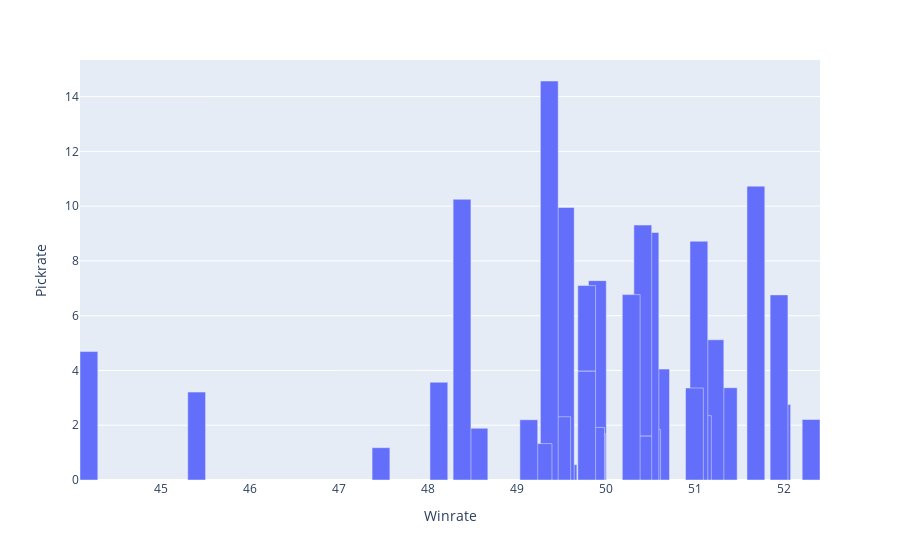

The code cell stored with this chart in its notebook:
### Markdown cell above
### Pareillement que pour la Toplane.

### D'après la courbe, les mages l'emportent sur la lane.

### Code cell
fig = px.bar(data_championMIDV2,x="Winrate", y="Pickrate",hover_data = ['Name'])
fig.update_traces(width=0.2)
fig.show()

### Figure 1 — Plotly figure (JSON) as saved in the notebook; plotly's stock layout.template omitted (floating-point values rounded to 4 significant figures)
{"data": [{"alignmentgroup": "True", "customdata": [["Anivia"], ["Galio"], ["Vex"], ["Syndra"], ["Fizz"], ["Malzahar"], ["Akshan"], ["Zed"], ["Kassadin"], ["Vladimir"], ["Cassiopeia"], ["Yone"], ["Ziggs"], ["Viktor"], ["Ahri"], ["Katarina"], ["Neeko"], ["Orianna"], ["Veigar"], ["Zoe"], ["Aurelion Sol"], ["Yasuo"], ["Qiyana"], ["Sylas"], ["Annie"], ["Lissandra"], ["Twisted Fate"], ["Akali"], ["LeBlanc"], ["Corki"], ["Ryze"], ["Azir"]], "hovertemplate": "Winrate=%{x}<br>Pickrate=%{y}<br>Name=%{customdata[0]}<extra></extra>", "legendgroup": "", "marker": {"color": "#636efa", "pattern": {"shape": ""}}, "name": "", "offsetgroup": "", "orientation": "v", "showlegend": false, "textposition": "auto", "type": "bar", "width": 0.2, "x": [52.3, 51.97, 51.94, 51.68, 51.37, 51.22, 51.08, 51.04, 50.99, 50.61, 50.51, 50.49, 50.41, 50.41, 50.28, 49.9, 49.89, 49.88, 49.78, 49.78, 49.57, 49.54, 49.5, 49.36, 49.29, 49.13, 48.57, 48.38, 48.12, 47.47, 45.4, 44.19], "xaxis": "x", "y": [2.21, 2.76, 6.76, 10.73, 3.37, 5.12, 2.35, 8.72, 3.36, 4.05, 1.85, 9.04, 1.61, 7.7, 6.77, 7.28, 1.7, 1.92, 3.98, 3.12, 0.56, 9.95, 2.31, 14.57, 1.33, 2.2, 1.89, 10.25, 3.57, 1.18, 3.21, 4.69], "yaxis": "y"}], "layout": {"barmode": "relative", "legend": {"tracegroupgap": 0}, "margin": {"t": 60}, "xaxis": {"anchor": "y", "domain": [0, 1], "title": {"text": "Winrate"}}, "yaxis": {"anchor": "x", "domain": [0, 1], "title": {"text": "Pickrate"}}}}
